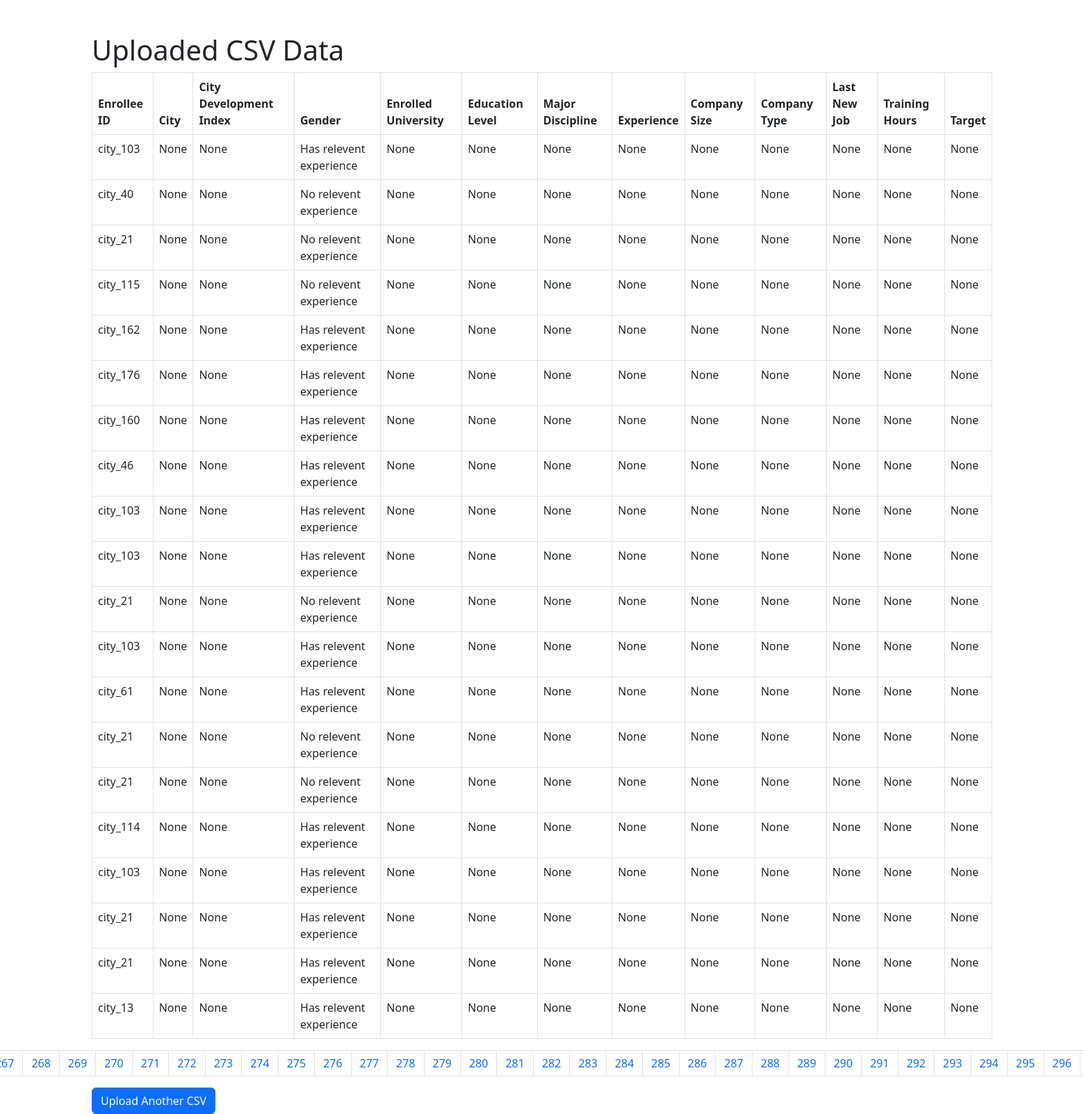
The app's page /data/ with its own data.
### app/models.py (models this page shows, shortened)
class Person(models.Model):
    enrollee_id = models.CharField(max_length=100, blank=True, null=True)
    city = models.CharField(max_length=100, blank=True, null=True)
    city_development_index = models.CharField(max_length=100, blank=True, null=True)
    gender = models.CharField(max_length=10, blank=True, null=True)
    enrolled_university = models.CharField(max_length=100, blank=True, null=True)
    education_level = models.CharField(max_length=100, blank=True, null=True)
    major_discipline = models.CharField(max_length=100, blank=True, null=True)
    experience = models.FloatField(blank=True, null=True)
    company_size = models.CharField(max_length=100, blank=True, null=True)
    company_type = models.CharField(max_length=100, blank=True, null=True)
    last_new_job = models.IntegerField(blank=True, null=True)
    training_hours = models.IntegerField(blank=True, null=True)
    target = models.IntegerField(blank=True, null=True)

### app/views.py (the view)
# urls.py: path('data/', views.display_data, name='display_data'),
def display_data(request):
    people = Person.objects.all()
    paginator = Paginator(people, 20)
    page_number = request.GET.get('page')
    page_obj = paginator.get_page(page_number)
    return render(request, 'display_data.html', {'page_obj': page_obj})

### app/templates/display_data.html (shortened to what this page needs)
<!DOCTYPE html>
<html lang="en">
<head>
    <link href="https://cdn.jsdelivr.net/npm/bootstrap@5.3.0-alpha1/dist/css/bootstrap.min.css" rel="stylesheet">
</head>
<body>
<div class="container mt-5">
    <h1>Uploaded CSV Data</h1>
    {% if page_obj %}
    <table class="table table-bordered table-hover">
        <thead>
            <tr>
                <th>Enrollee ID</th>
                <th>City</th>
                <th>City Development Index</th>
                <th>Gender</th>
                <th>Enrolled University</th>
                <th>Education Level</th>
                <th>Major Discipline</th>
                <th>Experience</th>
                <th>Company Size</th>
                <th>Company Type</th>
                <th>Last New Job</th>
                <th>Training Hours</th>
                <th>Target</th>
            </tr>
        </thead>
        <tbody>
            {% for person in page_obj %}
            <tr>
                <td>{{ person.enrollee_id }}</td>
                <td>{{ person.city }}</td>
                <td>{{ person.city_development_index }}</td>
                <td>{{ person.gender }}</td>
                <td>{{ person.enrolled_university }}</td>
                <td>{{ person.education_level }}</td>
                <td>{{ person.major_discipline }}</td>
                <td>{{ person.experience }}</td>
                <td>{{ person.company_size }}</td>
                <td>{{ person.company_type }}</td>
                <td>{{ person.last_new_job }}</td>
                <td>{{ person.training_hours }}</td>
                <td>{{ person.target }}</td>
            </tr>
            {% empty %}
            <tr>
                <td colspan="13" class="text-center">No data available.</td>
            </tr>
            {% endfor %}
        </tbody>
    </table>
    <nav aria-label="Page navigation">
        <ul class="pagination justify-content-center">
            {% for num in page_obj.paginator.page_range %}
            <li class="page-item {% if page_obj.number == num %}active{% endif %}">
                <a class="page-link" href="?page={{ num }}">{{ num }}</a>
            </li>
            {% endfor %}
        </ul>
    </nav>
    {% else %}
    <div class="alert alert-warning" role="alert">
        No data available. Please upload a CSV file first.
    </div>
    {% endif %}
    <a href="{% url 'main' %}" class="btn btn-primary">Upload Another CSV</a>
</div>
</body>
</html>

### records on screen
Person: enrollee_id "city_103", city "None", city_development_index "None", gender "Has relevent experience", enrolled_university "None", education_level "None", major_discipline "None", experience "None", company_size "None", company_type "None", last_new_job "None", training_hours "None", target "None"
Person: enrollee_id "city_40", city "None", city_development_index "None", gender "No relevent experience", enrolled_university "None", education_level "None", major_discipline "None", experience "None", company_size "None", company_type "None", last_new_job "None", training_hours "None", target "None"
Person: enrollee_id "city_21", city "None", city_development_index "None", gender "No relevent experience", enrolled_university "None", education_level "None", major_discipline "None", experience "None", company_size "None", company_type "None", last_new_job "None", training_hours "None", target "None"
Person: enrollee_id "city_115", city "None", city_development_index "None", gender "No relevent experience", enrolled_university "None", education_level "None", major_discipline "None", experience "None", company_size "None", company_type "None", last_new_job "None", training_hours "None", target "None"
Person: enrollee_id "city_162", city "None", city_development_index "None", gender "Has relevent experience", enrolled_university "None", education_level "None", major_discipline "None", experience "None", company_size "None", company_type "None", last_new_job "None", training_hours "None", target "None"
Person: enrollee_id "city_176", city "None", city_development_index "None", gender "Has relevent experience", enrolled_university "None", education_level "None", major_discipline "None", experience "None", company_size "None", company_type "None", last_new_job "None", training_hours "None", target "None"
Person: enrollee_id "city_160", city "None", city_development_index "None", gender "Has relevent experience", enrolled_university "None", education_level "None", major_discipline "None", experience "None", company_size "None", company_type "None", last_new_job "None", training_hours "None", target "None"
Person: enrollee_id "city_46", city "None", city_development_index "None", gender "Has relevent experience", enrolled_university "None", education_level "None", major_discipline "None", experience "None", company_size "None", company_type "None", last_new_job "None", training_hours "None", target "None"
Person: enrollee_id "city_103", city "None", city_development_index "None", gender "Has relevent experience", enrolled_university "None", education_level "None", major_discipline "None", experience "None", company_size "None", company_type "None", last_new_job "None", training_hours "None", target "None"
Person: enrollee_id "city_103", city "None", city_development_index "None", gender "Has relevent experience", enrolled_university "None", education_level "None", major_discipline "None", experience "None", company_size "None", company_type "None", last_new_job "None", training_hours "None", target "None"
Person: enrollee_id "city_21", city "None", city_development_index "None", gender "No relevent experience", enrolled_university "None", education_level "None", major_discipline "None", experience "None", company_size "None", company_type "None", last_new_job "None", training_hours "None", target "None"
Person: enrollee_id "city_103", city "None", city_development_index "None", gender "Has relevent experience", enrolled_university "None", education_level "None", major_discipline "None", experience "None", company_size "None", company_type "None", last_new_job "None", training_hours "None", target "None"
Person: enrollee_id "city_61", city "None", city_development_index "None", gender "Has relevent experience", enrolled_university "None", education_level "None", major_discipline "None", experience "None", company_size "None", company_type "None", last_new_job "None", training_hours "None", target "None"
Person: enrollee_id "city_21", city "None", city_development_index "None", gender "No relevent experience", enrolled_university "None", education_level "None", major_discipline "None", experience "None", company_size "None", company_type "None", last_new_job "None", training_hours "None", target "None"
Person: enrollee_id "city_21", city "None", city_development_index "None", gender "No relevent experience", enrolled_university "None", education_level "None", major_discipline "None", experience "None", company_size "None", company_type "None", last_new_job "None", training_hours "None", target "None"
Person: enrollee_id "city_114", city "None", city_development_index "None", gender "Has relevent experience", enrolled_university "None", education_level "None", major_discipline "None", experience "None", company_size "None", company_type "None", last_new_job "None", training_hours "None", target "None"
Person: enrollee_id "city_103", city "None", city_development_index "None", gender "Has relevent experience", enrolled_university "None", education_level "None", major_discipline "None", experience "None", company_size "None", company_type "None", last_new_job "None", training_hours "None", target "None"
Person: enrollee_id "city_21", city "None", city_development_index "None", gender "Has relevent experience", enrolled_university "None", education_level "None", major_discipline "None", experience "None", company_size "None", company_type "None", last_new_job "None", training_hours "None", target "None"
Person: enrollee_id "city_21", city "None", city_development_index "None", gender "Has relevent experience", enrolled_university "None", education_level "None", major_discipline "None", experience "None", company_size "None", company_type "None", last_new_job "None", training_hours "None", target "None"
Person: enrollee_id "city_13", city "None", city_development_index "None", gender "Has relevent experience", enrolled_university "None", education_level "None", major_discipline "None", experience "None", company_size "None", company_type "None", last_new_job "None", training_hours "None", target "None"

### other values on screen
{{ num }} "268" "269" "270" "271" "272" "273" "274" "275" "276" "277" "278" "279" "280" "281" "282" "283" "284" "285" "286" "287" "288" "289" "290" "291" "292" "293" "294" "295" "296"
